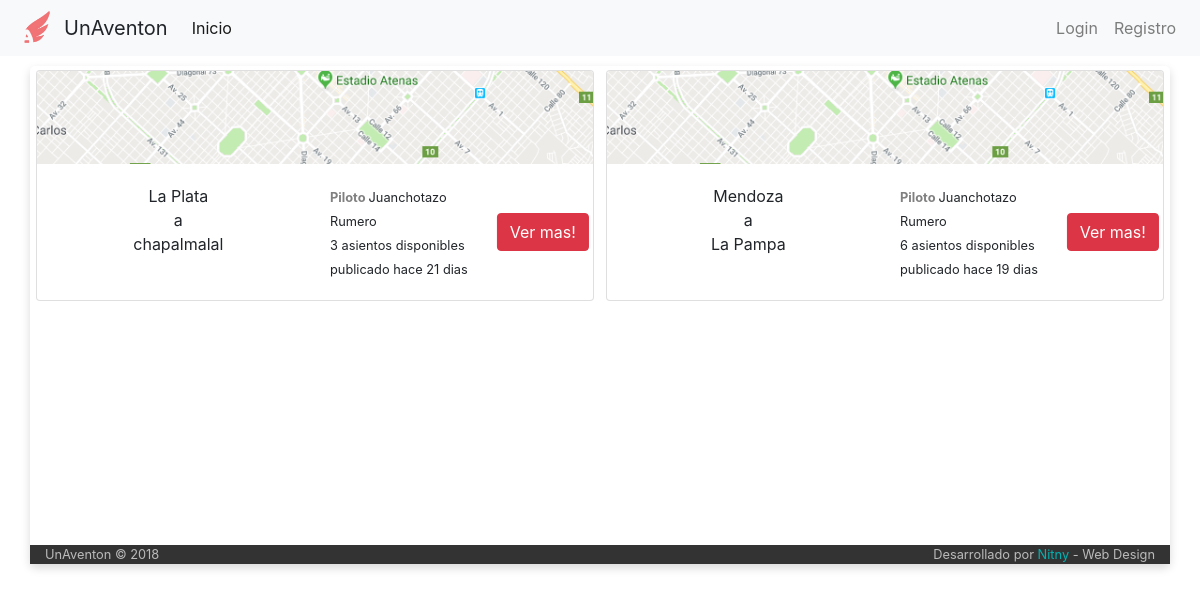
Before: / with the older database file.
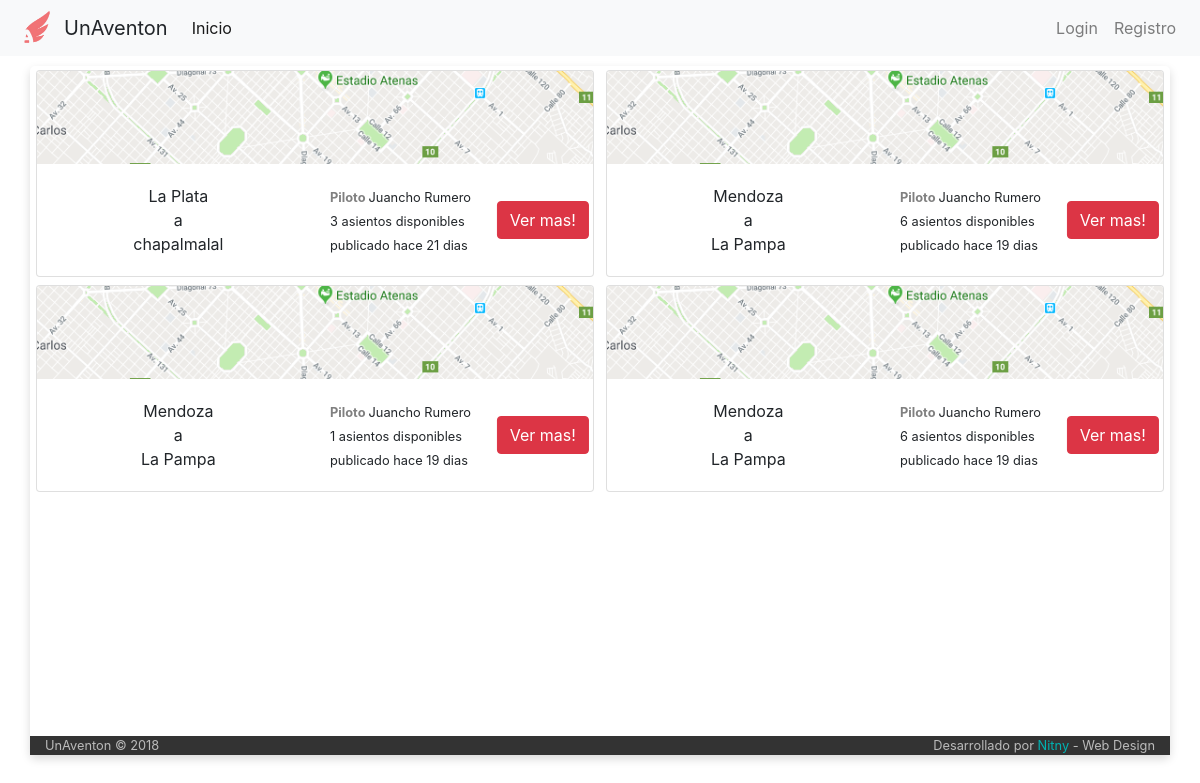
After: the same page with the newer database file.
### tables this page shows
CREATE TABLE IF NOT EXISTS `viaje` (
  `idViaje` int(6) NOT NULL AUTO_INCREMENT,
  `idPiloto` int(6) NOT NULL,
  `idVehiculo` int(6) NOT NULL,
  `fecha_publicacion` datetime NOT NULL,
  `fecha_partida` datetime NOT NULL,
  `tipo` varchar(30) NOT NULL,
  `origen` varchar(60) NOT NULL,
  `destino` varchar(60) NOT NULL,
  `asientos_disponibles` int(2) NOT NULL,
  `costo` int(7) NOT NULL,
  `estado` int(1) NOT NULL DEFAULT '1',
  PRIMARY KEY (`idViaje`)
);

CREATE TABLE IF NOT EXISTS `usuario` (
  `idUser` int(6) NOT NULL AUTO_INCREMENT,
  `email` varchar(50) NOT NULL,
  `clave` varchar(50) NOT NULL,
  `nombre` varchar(50) NOT NULL,
  `apellido` varchar(50) NOT NULL,
  `admin` int(1) NOT NULL DEFAULT '0',
  PRIMARY KEY (`idUser`)
);

### index.php (called while the page is built, shortened)
<?php
	include ('core/helpers.php');
	include ('php/inicio_body.php');
	$router = new Router;
	$vars = $router->get_variables();
	render($vars);
	include ('php/cierre_body.php');

### core/helpers.php (called while the page is built, shortened)
<?php
function dias_transcurridos($fecha_alta)
{
 $fecha_alta = date_create($fecha_alta);
 $fecha_actual   = date_create(date("d.m.Y"));
 $diferencia     = date_diff($fecha_alta, $fecha_actual);
 $dif     = $diferencia->format('%a');
 if ($dif == 0){
   return 'hoy';
 }
 else if ($dif == 1){
   return 'ayer';
 }
 else {
   return 'hace '.$dif." dias";
 }
}

### controller/home.php (the view, shortened to what this page needs)
<?php
	function render($vars = [])
	{
		?>
		<div class="row">
			<?php
			include('php/conexion.php');
			$viajes=mysqli_query($conexion,"select *
											from viaje
											inner join usuario on viaje.idPiloto = usuario.idUser
											where fecha_partida > now() and estado = 1") or
											die("Problemas en el select:".mysqli_error($conexion));
						while ($viaje=mysqli_fetch_array($viajes)){
							?>
							<div class="card" style="width: 49%; display: inline-block; margin: auto; margin-bottom: 4px; margin-top:4px">
  							<img class="card-img-top" src="img/prueba_maps.png" alt="Card image cap">
  							<div class="card-body">
									<div class="row">
										<div class="col-md-6" style="text-align:center">
											<?php echo $viaje['origen']; ?> <br>
											a <br>
											<?php echo $viaje['destino']; ?>
										</div>
										<div class="col-md-4">
											<small>
											<b style="color:grey">Piloto </b> <?php echo $viaje['nombre']." ".$viaje['apellido'] ?> <br>
											<?php echo $viaje['asientos_disponibles'] ?> asientos disponibles <br>
											publicado <?php echo dias_transcurridos($viaje['fecha_publicacion']); ?> <br>
											</small>
										</div>
										<div class="col-md-2">
											<button class="btn btn-danger centrado" type="button" name="button">Ver mas!</button>
										</div>
									</div>
  							</div>
							</div>
				 <?php } ?>
		</div>
		<br><br><br><br><br><br><br><br><br><br>
<?php
	}

Changed rows visible on the page:
changed through a linked row, viaje "La Plata": usuario.nombre "Juanchotazo" → "Juancho"
now on this page (row edited): viaje: origen "Mendoza", destino "La Pampa", usuario.nombre "Juancho", usuario.apellido "Rumero", asientos_disponibles "6", fecha_publicacion "hace 19 dias"
now on this page (row edited): viaje: origen "Mendoza", destino "La Pampa", usuario.nombre "Juancho", usuario.apellido "Rumero", asientos_disponibles "1", fecha_publicacion "hace 19 dias"
changed through a linked row, viaje (number 4 of 4 on the later page): usuario.nombre "Juanchotazo" → "Juancho"
